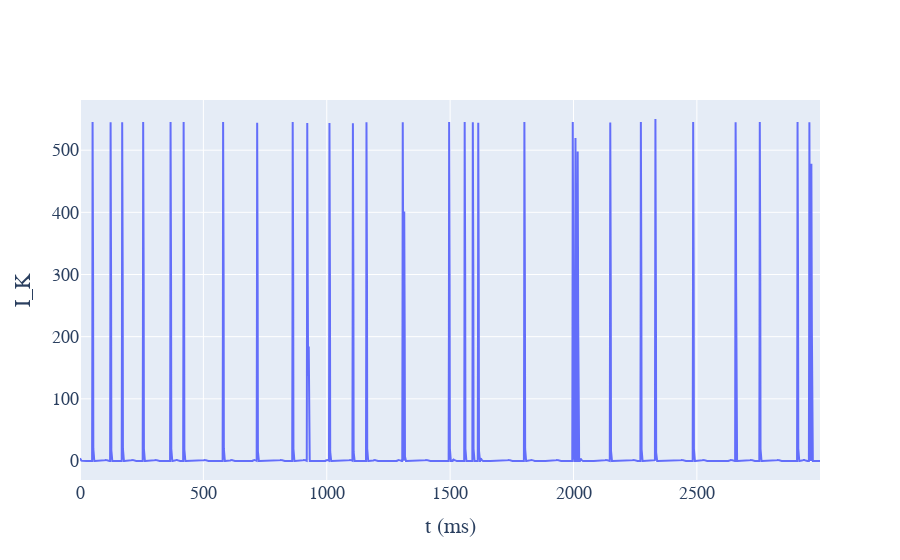

Notebook source saved alongside this figure:
### Code cell
model.plot_I(0, 3000)

### Figure 1 — Plotly figure (JSON) as saved in the notebook; plotly's stock layout.template omitted (floating-point values rounded to 4 significant figures; data arrays with more than 128 entries replaced by an {"elided": "..."} marker saying what was removed)
{"data": [{"type": "scatter", "x": {"elided": "3000 int values"}, "y": {"elided": "3000 float values"}}], "layout": {"font": {"family": "Courier New, monospace", "size": 18}, "xaxis": {"title": {"text": "t (ms)"}}, "yaxis": {"title": {"text": "I_K"}}}}
